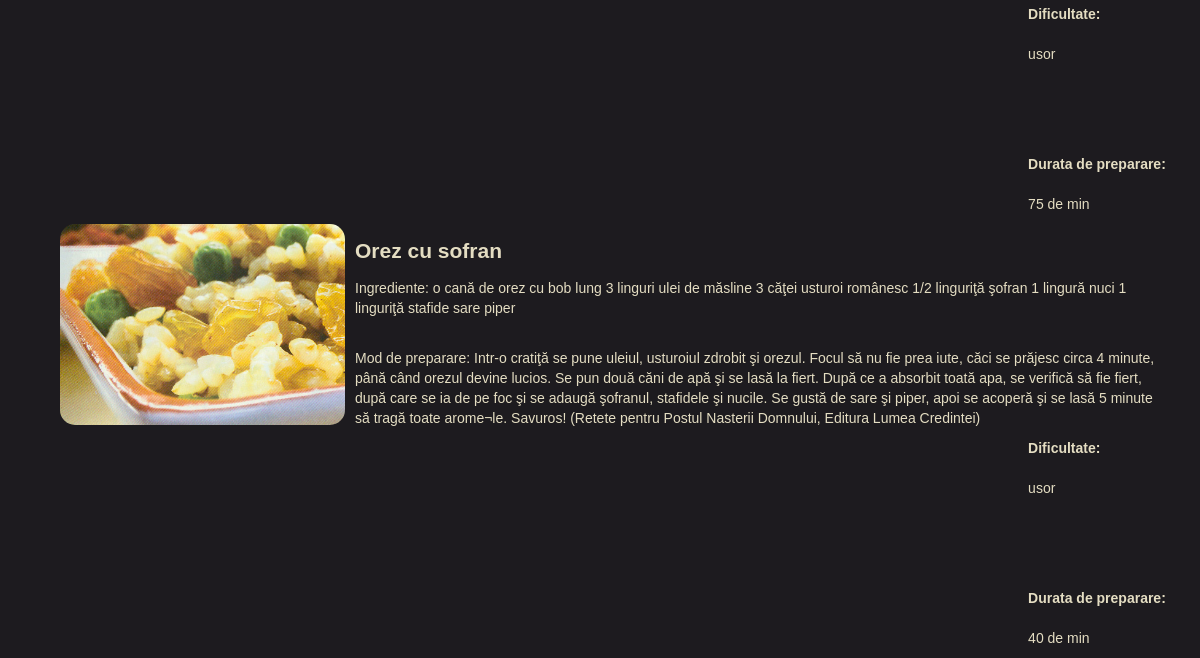
/views/homepage.php (lower part), run on an earlier commit of the app's database.
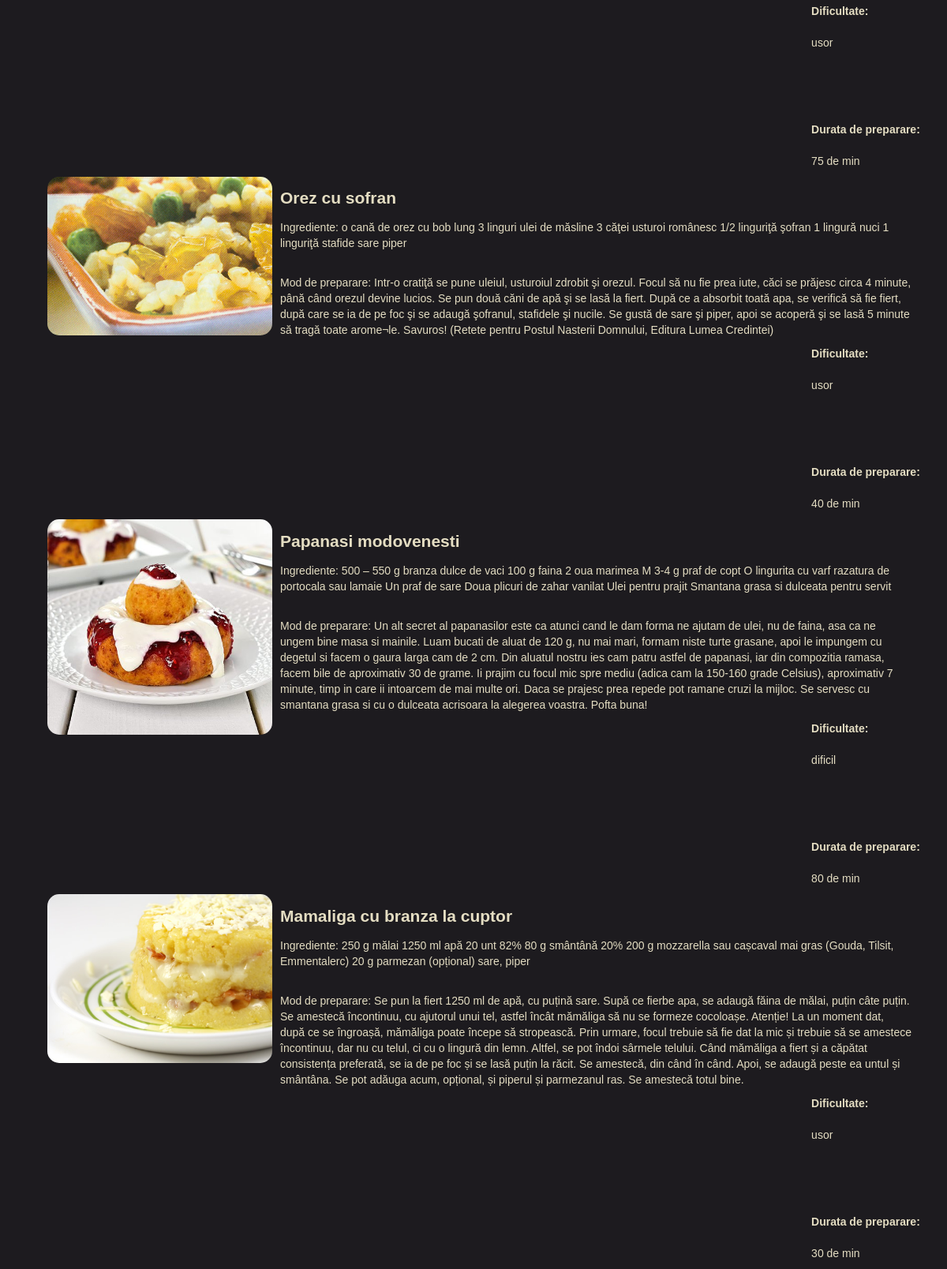
And on a later commit of the database.
### tables this page shows
CREATE TABLE `retete` (
  `id` int(11) NOT NULL,
  `titlu` varchar(80) NOT NULL,
  `ingrediente` text NOT NULL,
  `pasi_preparare` text NOT NULL,
  `dificultate` varchar(10) NOT NULL,
  `durata` tinyint(4) NOT NULL,
  `nume_poza` text NOT NULL,
  `popularitate` int(11) DEFAULT 0
);

### views/homepage.php (the view, shortened to what this page needs)
<!DOCTYPE html>
<HTML>
    <head>
        <link href="../WhaFstyle.css" rel="stylesheet" type="text/css">
		<link rel="stylesheet" href="https://cdnjs.cloudflare.com/ajax/libs/font-awesome/4.7.0/css/font-awesome.min.css">
    </head>
    <body>
        <section class="MyFeedContainer Container">
<?php
			if($_POST['cauta_ing']){
				$search = $_POST['cauta_ing'];
				$select = mysqli_query($conn, "SELECT * FROM `retete` WHERE ingrediente LIKE '%$search%' OR dificultate LIKE '%$search%' OR durata LIKE '%$search%'") or exit(mysqli_error($conn));
				$n = mysqli_num_rows($select);
				if($n>0){
					while($row = mysqli_fetch_assoc($select)){
						$id = $row["id"];
						mysqli_query($conn,"UPDATE retete SET popularitate = popularitate + 1 WHERE id = '".$id."'");
						echo "
			<div style='margin-left: 5%;'>
				<div style=' float:left; width: 25%;'>
					<img style='border-radius: 15px;' src='../images/".$row['nume_poza']."'>
				</div>
				<div style='float:left; margin-left: 10px;'>
					<h2 style=''>".$row['titlu']."</h2>
                    <p style='width: 800px; word-wrap: break-word;'>Ingrediente: ".$row['ingrediente']."</p>
					<br>
					<p style='width: 800px; word-wrap: break-word;'>Mod de preparare: ".$row['pasi_preparare']."</p>
				</div>
				<br><br>
				<div style='float:right; margin-right: 3%;'>
					<strong>Dificultate:</strong>
					<br><br>
					<p>".$row['dificultate']."</p>
					<br><br><br><br>
					<strong>Durata de preparare:</strong>
					<br><br>
					<p>".$row['durata']." de min</p>
				</div>
			</div>
			<br style='clear:both;'>";
					}
				}else
					echo "Nu exista rezultate!";
			}else{
			$select = mysqli_query($conn, "SELECT * FROM `retete`") or exit(mysqli_error($conn));
			$n = mysqli_num_rows($select);
			if($n>0)
			while($row = mysqli_fetch_assoc($select))
				echo "
			<div style='margin-left: 5%;'>
				<div style=' float:left; width: 25%;'>
					<img style='border-radius: 15px;' src='../images/".$row['nume_poza']."'>
				</div>
				<div style='float:left; margin-left: 10px;'>
					<h2 style=''>".$row['titlu']."</h2>
                    <p style='width: 800px; word-wrap: break-word;'>Ingrediente: ".$row['ingrediente']."</p>
					<br>
					<p style='width: 800px; word-wrap: break-word;'>Mod de preparare: ".$row['pasi_preparare']."</p>
				</div>
				<br><br>
				<div style='float:right; margin-right: 3%;'>
					<strong>Dificultate:</strong>
					<br><br>
					<p>".$row['dificultate']."</p>
					<br><br><br><br>
					<strong>Durata de preparare:</strong>
					<br><br>
					<p>".$row['durata']." de min</p>
				</div>
			</div>
			<br style='clear:both;'>";
			}
?>
        </section>
    </body>
</HTML>

### WhaFstyle.css (style rules this page uses)
html { height: 100%; font-family: sans-serif; box-sizing: border-box; display: block; }
body { background-color: rgb(29, 27, 31); margin: 0; min-height: 100%; font-family: Arial, sans-serif; font-size: 14px; line-height: 20px; color: rgb(228, 221, 194); box-sizing: border-box; display: block }
.Container { max-width: none; margin-left: auto; margin-right: auto; content: " "; display: table; grid-column-start: 1; grid-row-start: 1; grid-column-end: 2; grid-row-end: 2; }
.MyFeedContainer { padding-top: 8px; }
h1, h2, h3, h4, h5, h6 { font-weight: bold; margin-bottom: 10px; text-decoration: none; }
h2 { display: block; margin-block-start: 0.83em; margin-block-end: 0.83em; margin-inline-start: 0px; margin-inline-end: 0px; }
div { display: block; }
img { max-width: 100%; vertical-align: middle; display: inline-block; border: 0; }
p { margin-block-start: 1em; margin-block-end: 1em; margin-inline-start: 0px; margin-inline-end: 0px; font-size: 14px; line-height: 20px; color: rgb(228, 221, 194); -webkit-box-direction: normal; font-family: 'Ruberoid', sans-serif; font-weight: 400; box-sizing: border-box; margin-top: 0; margin-bottom: 10px; }
* { box-sizing: border-box; }

What changed in the data, as far as the page shows it:
added retete: nume_poza (picture), titlu "Papanasi modovenesti", ingrediente "500 – 550 g branza dulce de vaci 100 g faina 2 oua marimea M 3-4 g praf de copt O lingurita cu varf razatura de portocala sau lamaie Un praf de sare Doua plicuri de zahar vanilat Ulei pentru prajit Smantana grasa si dulceata pentru servit", pasi_preparare "Un alt secret al papanasilor este ca atunci cand le dam forma ne ajutam de ulei, nu de faina, asa ca ne ungem bine masa si mainile. Luam bucati de aluat de 120 g, nu mai mari, formam niste turte grasane, apoi le impungem cu degetul si facem o gaura larga cam de 2 cm. Din aluatul nostru ies cam patru astfel de papanasi, iar din compozitia ramasa, facem bile de aproximativ 30 de grame. Ii prajim cu focul mic spre mediu (adica cam la 150-160 grade Celsius), aproximativ 7 minute, timp in care ii intoarcem de mai multe ori. Daca se prajesc prea repede pot ramane cruzi la mijloc. Se servesc cu smantana grasa si cu o dulceata acrisoara la alegerea voastra. Pofta buna!", dificultate "dificil", durata "80"
added retete: nume_poza (picture), titlu "Mamaliga cu branza la cuptor", ingrediente "250 g mălai 1250 ml apă 20 unt 82% 80 g smântână 20% 200 g mozzarella sau cașcaval mai gras (Gouda, Tilsit, Emmentalerc) 20 g parmezan (opțional) sare, piper", pasi_preparare "Se pun la fiert 1250 ml de apă, cu puțină sare. Supă ce fierbe apa, se adaugă făina de mălai, puțin câte puțin. Se amestecă încontinuu, cu ajutorul unui tel, astfel încât mămăliga să nu se formeze cocoloașe. Atenție! La un moment dat, după ce se îngroașă, mămăliga poate începe să stropească. Prin urmare, focul trebuie să fie dat la mic și trebuie să se amestece încontinuu, dar nu cu telul, ci cu o lingură din lemn. Altfel, se pot îndoi sârmele telului. Când mămăliga a fiert și a căpătat consistența preferată, se ia de pe foc și se lasă puțin la răcit. Se amestecă, din când în când. Apoi, se adaugă peste ea untul și smântâna. Se pot adăuga acum, opțional, și piperul și parmezanul ras. Se…", dificultate "usor", durata "30"
